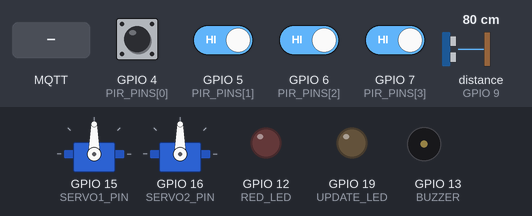
This sketch was run on a simulated ESP32-S3. Parts: 2 × servo, output pins drawn as LEDs (lit = HIGH), buzzer (waves = sounding, pin HIGH). The test bench sets the inputs (shaded band); at power-on: GPIO 4 (PIR_PINS[0]), GPIO 5 (PIR_PINS[1]), GPIO 6 (PIR_PINS[2]), GPIO 7 (PIR_PINS[3]) HIGH, distance to the obstacle (sensor on GPIO 9) 80 cm. The echo pulse lasts 58.3 µs per cm; WiFi joins after 1.5 s; servers stay silent unless stated; random numbers use the default seed unless the sketch sets one; no MQTT or app messages arrive unless stated; pins used as bus, display or sensor lines are not drawn.

Above: at 2.7 s.
2.8 s: MQTT message "START_OTA" arrives on the first subscribed topic
At 2.9 s:
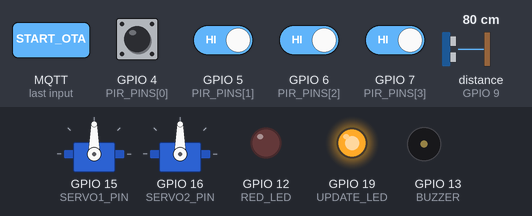
4.5 s: GPIO 4 (PIR_PINS[0]) pulsed LOW 2 times (0.12 s each, 0.3 s apart)
At 5.14 s:
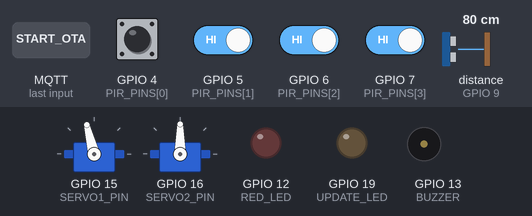
At 6.05 s:
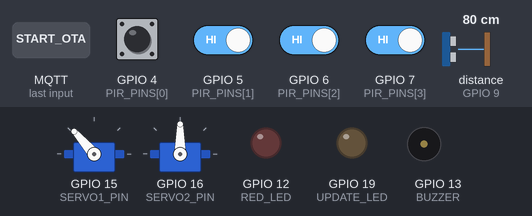
10.5 s: MQTT message "ALARM_OFF" arrives on the second subscribed topic
Timing chart, 0 to 13.5 s (numbered marks = the images above; inputs shaded):
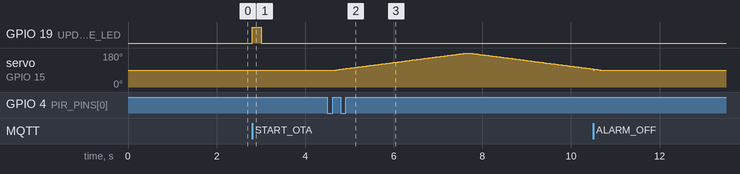

Measured:
- after the input at 2.8 s, GPIO 19 (UPDATE_LED): LOW → HIGH at once, → LOW 0.20 s later
- after the input at 4.5 s, servo on GPIO 15 (SERVO1_PIN): rises from 90° to 180° in 2.9 s, then falls to 96° in 2.8 s

The sketch:

latest_test.ino
```cpp
#include <WiFi.h>
#include <WiFiClientSecure.h>
#include <PubSubClient.h>
#include <HTTPUpdate.h>
#include <ESP32Servo.h>

#define ENABLE_MQTT_LOGS
#ifdef ENABLE_MQTT_LOGS
  #define MQTT_LOG(msg) { if(client.connected()) { client.publish("board/logs", String(msg).c_str()); } }
#else
  #define MQTT_LOG(msg)
#endif

// =======================================================
// 🔌 PINS & HARDWARE SETUP
// =======================================================
const int PIR_PINS[4] = {4, 5, 6, 7}; // PIR 1, 2, 3, 4

const int SERVO1_PIN = 15;
const int SERVO2_PIN = 16;

const int US1_TRIG = 8;
const int US1_ECHO = 9;
const int US2_TRIG = 10;
const int US2_ECHO = 11;

const int RED_LED = 12;
const int BUZZER = 13;
const int UPDATE_LED = 19;

Servo servo1;
Servo servo2;
WiFiClientSecure espClient;
PubSubClient client(espClient);

QueueHandle_t pirQueue;

volatile bool startOTA = false;
volatile bool isUpdating = false;
volatile bool alarmActive = false;

// =======================================================
// 🌐 NETWORK CONFIGURATIONS
// =======================================================
const char* ssid = "shan_dev_2";
const char* password = "888888889";
const char* mqtt_server = "65f4ab6222f64614b909988b240a72c7.s1.eu.hivemq.cloud";
const int mqtt_port = 8883;
const char* mqtt_user = "esp32";
const char* mqtt_password = "Thilinakavishan32@gmail.com";
const char* firmware_url = "https://raw.githubusercontent.com/thilina32/esp32_code/main/code.bin";

// =======================================================
// ⚡ HARDWARE INTERRUPTS (ISRs)
// =======================================================
void IRAM_ATTR isr_pir1() { int id = 1; xQueueSendFromISR(pirQueue, &id, NULL); }
void IRAM_ATTR isr_pir2() { int id = 2; xQueueSendFromISR(pirQueue, &id, NULL); }
void IRAM_ATTR isr_pir3() { int id = 3; xQueueSendFromISR(pirQueue, &id, NULL); }
void IRAM_ATTR isr_pir4() { int id = 4; xQueueSendFromISR(pirQueue, &id, NULL); }

// =======================================================
// 📏 ULTRASONIC READ FUNCTION
// =======================================================
int readUltrasonic(int trigPin, int echoPin) {
  digitalWrite(trigPin, LOW);
  delayMicroseconds(2);
  digitalWrite(trigPin, HIGH);
  delayMicroseconds(10);
  digitalWrite(trigPin, LOW);

  long duration = pulseIn(echoPin, HIGH, 3000);
  if (duration == 0) return 999;

  int distance = duration * 0.034 / 2;
  return distance;
}

// =======================================================
// 🚨 TRIGGER ALARM FUNCTION
// =======================================================
void triggerAlarm(int distance, int angle) {
  alarmActive = true;
  digitalWrite(RED_LED, HIGH);
  digitalWrite(BUZZER, HIGH);

  String payload = "{\"distance\":" + String(distance) + ",\"angle\":" + String(angle) + "}";
  MQTT_LOG("🐘 ELEPHANT DETECTED! " + payload);

  if(client.connected()) {
    client.publish("board/alert", payload.c_str());
  }
}

// =======================================================
// 📡 MQTT CALLBACK & CONNECTION FUNCTIONS
// =======================================================
void callback(char* topic, byte* payload, unsigned int length) {
  String message = "";
  for (int i = 0; i < length; i++) message += (char)payload[i];
  message.trim();

  if (strcmp(topic, "board/update") == 0 && message.equals("START_OTA")) {
    MQTT_LOG("🔥 OTA Signal Verified! Preparing to Update...");
    startOTA = true;
  }

  if (strcmp(topic, "board/control") == 0 && message.equals("ALARM_OFF")) {
    alarmActive = false;
    digitalWrite(RED_LED, LOW);
    digitalWrite(BUZZER, LOW);
    xQueueReset(pirQueue);

    servo1.write(90);
    servo2.write(90);
    MQTT_LOG("🛡️ Alarm Reset. Resuming Sensor Monitoring...");
  }
}

void setup_wifi() {
  delay(10);
  WiFi.begin(ssid, password);
  while (WiFi.status() != WL_CONNECTED) {
    delay(500);
  }
}

void reconnect() {
  while (!client.connected()) {
    String clientId = "SentryGuard_" + String(random(0xffff), HEX);
    if (client.connect(clientId.c_str(), mqtt_user, mqtt_password, "board/status", 1, true, "Offline")) {
      client.publish("board/status", "Online", true);
      client.subscribe("board/update");
      client.subscribe("board/control");
      MQTT_LOG("🟢 SentryGuard Online & Ready!");
    } else {
      vTaskDelay(pdMS_TO_TICKS(5000));
    }
  }
}

void performOTA() {
  isUpdating = true;
  MQTT_LOG("🚀 Starting OTA Update from GitHub...");
  digitalWrite(UPDATE_LED, HIGH);

  WiFiClientSecure otaClient;
  otaClient.setInsecure();

  t_httpUpdate_return ret = httpUpdate.update(otaClient, firmware_url);

  switch (ret) {
    case HTTP_UPDATE_FAILED:
      MQTT_LOG(String("❌ HTTP_UPDATE_FAILED Error: ") + httpUpdate.getLastErrorString());
      digitalWrite(UPDATE_LED, LOW);
      isUpdating = false;
      break;
    case HTTP_UPDATE_NO_UPDATES:
      MQTT_LOG("⚠️ HTTP_UPDATE_NO_UPDATES: Current version is up to date.");
      digitalWrite(UPDATE_LED, LOW);
      isUpdating = false;
      break;
    case HTTP_UPDATE_OK:
      MQTT_LOG("✅ HTTP_UPDATE_OK: Update Successful! Restarting now...");
      break;
  }
}

// =======================================================
// 🎯 RADAR SWEEP FUNCTION
// =======================================================
bool sweepAndSearch(Servo &servo, int targetAngle, int trigPin, int echoPin) {
  int startAngle = 90;
  int step = (targetAngle > startAngle) ? 1 : -1;

  // ඉලක්කයට හැරෙන ගමන් චෙක් කිරීම (Forward Sweep)
  for (int currentAngle = startAngle; currentAngle != targetAngle + step; currentAngle += step) {
    if (isUpdating || alarmActive) return false;

    servo.write(currentAngle);
    vTaskDelay(pdMS_TO_TICKS(30)); // හැරෙන වේගය

    int distance = readUltrasonic(trigPin, echoPin);

    if (distance <= 20) {
      triggerAlarm(distance, currentAngle);
      return true;
    }
  }

  // මුල් පිහිටුමට (90) හිමීට එන ගමන් චෙක් කිරීම (Return Sweep)
  int returnStep = (startAngle > targetAngle) ? 1 : -1;
  for (int currentAngle = targetAngle; currentAngle != startAngle + returnStep; currentAngle += returnStep) {
    if (isUpdating || alarmActive) return false;

    servo.write(currentAngle);
    vTaskDelay(pdMS_TO_TICKS(30)); // හැරෙන වේගය

    int distance = readUltrasonic(trigPin, echoPin);

    if (distance <= 20) {
      triggerAlarm(distance, currentAngle);
      return true;
    }
  }

  return false;
}

// =======================================================
// 🔄 MAIN SENSOR TASK
// =======================================================
void sensorTask(void * parameter) {
  int triggeredPirId;

  for(;;) {
    if (isUpdating || alarmActive) {
      vTaskDelay(pdMS_TO_TICKS(1000));
      continue;
    }

    if (xQueueReceive(pirQueue, &triggeredPirId, 0) == pdTRUE) {

      switch(triggeredPirId) {
        case 2:
          MQTT_LOG("👀 PIR 1 Triggered! Radar sweeping to 50°...");
          sweepAndSearch(servo1, 30, US1_TRIG, US1_ECHO);
          break;

        case 1:
          MQTT_LOG("👀 PIR 2 Triggered! Radar sweeping to 180°...");
          sweepAndSearch(servo1, 180, US1_TRIG, US1_ECHO);
          break;

        case 3:
          MQTT_LOG("👀 PIR 3 Triggered! Radar sweeping to 50°...");
          sweepAndSearch(servo2, 30, US2_TRIG, US2_ECHO);
          break;

        case 4:
          MQTT_LOG("👀 PIR 4 Triggered! Radar sweeping to 180°...");
          sweepAndSearch(servo2, 180, US2_TRIG, US2_ECHO);
          break;
      }

      if (!alarmActive) {
        // Return Sweep එකෙන් කොහොමත් 90ට ඇවිත් තියෙන නිසා
        // මෙතනින් ඒක ස්ථිර කරලා තියාගන්නවා විතරයි.
        servo1.write(90);
        servo2.write(90);
        vTaskDelay(pdMS_TO_TICKS(500));
      }
    }

    vTaskDelay(pdMS_TO_TICKS(50));
  }
}

// =======================================================
// ⚙️ SETUP & LOOP
// =======================================================
void setup() {
  pinMode(UPDATE_LED, OUTPUT);
  pinMode(RED_LED, OUTPUT);
  pinMode(BUZZER, OUTPUT);

  digitalWrite(UPDATE_LED, LOW);
  digitalWrite(RED_LED, LOW);
  digitalWrite(BUZZER, LOW);

  pinMode(US1_TRIG, OUTPUT); pinMode(US1_ECHO, INPUT);
  pinMode(US2_TRIG, OUTPUT); pinMode(US2_ECHO, INPUT);

  for(int i=0; i<4; i++) pinMode(PIR_PINS[i], INPUT);

  pirQueue = xQueueCreate(10, sizeof(int));

  attachInterrupt(digitalPinToInterrupt(PIR_PINS[0]), isr_pir1, RISING);
  attachInterrupt(digitalPinToInterrupt(PIR_PINS[1]), isr_pir2, RISING);
  attachInterrupt(digitalPinToInterrupt(PIR_PINS[2]), isr_pir3, RISING);
  attachInterrupt(digitalPinToInterrupt(PIR_PINS[3]), isr_pir4, RISING);

  ESP32PWM::allocateTimer(0);
  ESP32PWM::allocateTimer(1);
  servo1.setPeriodHertz(50);
  servo2.setPeriodHertz(50);
  servo1.attach(SERVO1_PIN, 500, 2400);
  servo2.attach(SERVO2_PIN, 500, 2400);

  servo1.write(90); servo2.write(90);

  setup_wifi();

  espClient.setInsecure();
  client.setServer(mqtt_server, mqtt_port);
  client.setCallback(callback);

  xTaskCreate(sensorTask, "SensorTask", 10000, NULL, 1, NULL);
}

void loop() {
  if (startOTA) { startOTA = false; performOTA(); }
  if (!client.connected()) reconnect();
  client.loop();
}
```
